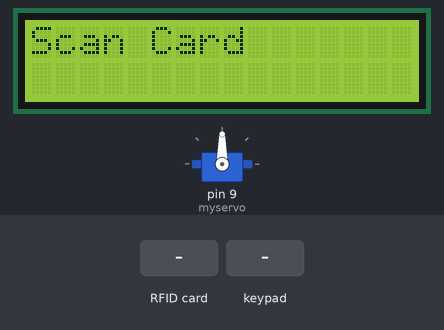
Recording of a sketch running on a simulated Arduino Uno, built with avr-gcc and run on an emulated ATmega328P. Shown: 16×2 character LCD, servo. Inputs (shaded band) come from the test bench.

Above: at 1.3 s.
1.4 s: RFID card A9 91 1C 0D held to the reader
At 2.2 s:
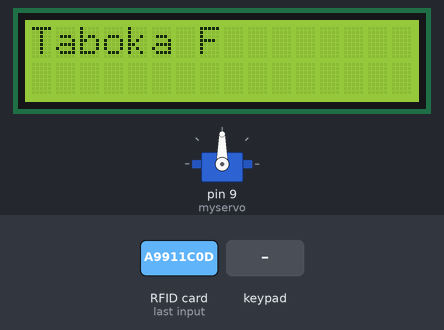
2.9 s: keypad keys 4 5 6 7 D pressed 0.4 s apart
At 8.0 s:
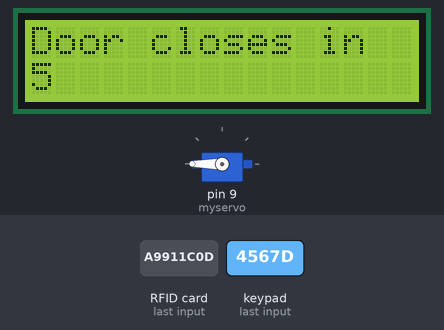
12.9 s: RFID card 91 75 D1 1D held to the reader
At 15.6 s:
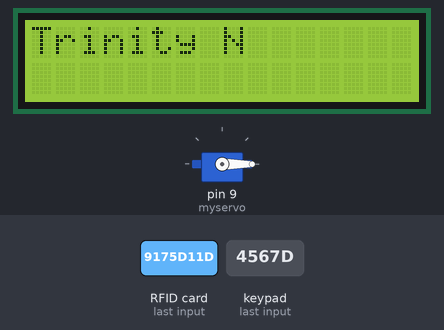
15.8 s: key 'A' pressed
At 17.0 s:
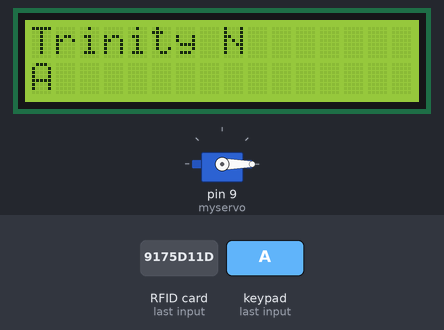
17.3 s: key '*' pressed
At 18.2 s:
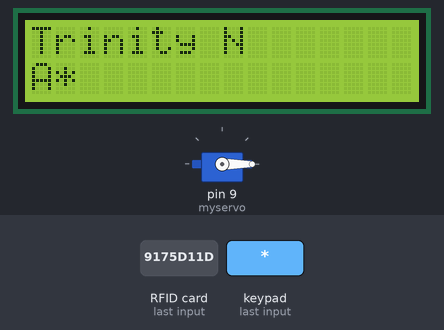
18.8 s: keypad keys 4 5 6 7 # pressed 0.4 s apart
At 21.7 s:
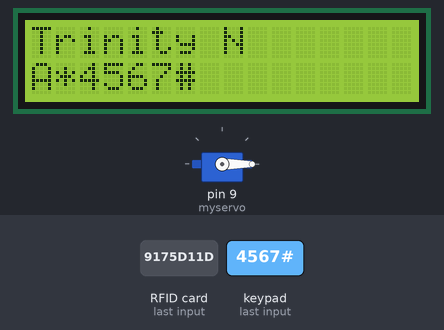
Timing chart, 0 to 23.2 s (numbered marks = the images above; inputs shaded):
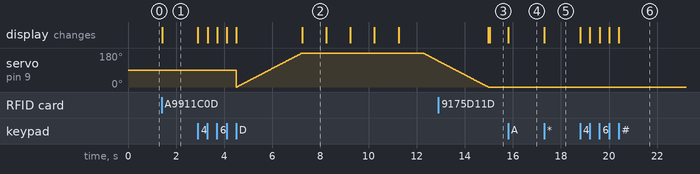

The sketch:

homesecurity.ino
```cpp
/*

  The circuit:
 * LCD RS pin to digital pin  12 ----- 7
 * LCD Enable pin to digital pin  11 ----8
 * LCD D4 pin to digital pin 5
 * LCD D5 pin to digital pin  4
 * LCD D6 pin to digital pin  3
 * LCD D7 pin to digital pin  2
 * LCD R/W pin to ground
 * LCD VSS pin to ground
 * LCD VCC pin to 5V
 * 10K resistor:
 * ends to +5V and ground
 * wiper to LCD VO pin (pin 3)
 */

// include the library code:
#include <LiquidCrystal.h>
#include <string.h>
#include <Keypad.h>
#include <Servo.h>
#include <SPI.h>
#include <MFRC522.h>
//Card UID: A9 91 1C 0D ----card
//Card UID: 91 75 D1 1D ----tag
#define RST_PIN         6          // Configurable, see typical pin layout above
#define SS_PIN          10         // Configurable, see typical pin layout above
byte accessUID[4] = {0xA9, 0x91, 0x1C, 0x0D};
byte accessUID2[4] = {0x91, 0x75, 0xD1, 0x1D};

MFRC522 mfrc522(SS_PIN, RST_PIN);

Servo myservo;  // create servo object to control a servo
const byte ROWS = 4;
const byte COLS = 4;

char hexaKeys[ROWS][COLS] = {
  {'1', '2', '3', 'A'},
  {'4', '5', '6', 'B'},
  {'7', '8', '9', 'C'},
  {'*', '0', '#', 'D'}
};

byte rowPins[ROWS] = {0, 1, A5, A4};
byte colPins[COLS] = {A3, A2, A1, A0};

Keypad customKeypad = Keypad(makeKeymap(hexaKeys), rowPins, colPins, ROWS, COLS);

// initialize the library with the numbers of the interface pins
LiquidCrystal lcd(7, 8, 5, 4, 3, 2);

String password;
String attempt, value;
int numberOfAttemptsLeft = 2;
int pos = 0;    // variable to store the servo position


void reset(){
  attempt = "";
  password = "";
  lcd.clear();
  lcd.begin(16, 2);
  lcd.print("Scan Card");
}

void openDoor(){
  for (pos = 0; pos <= 180; pos += 1) { // goes from 0 degrees to 180 degrees
    myservo.write(pos);
    delay(15);
  }
  for (int i = 5; i > 0; i --){
    lcd.setCursor(0, 0);
    lcd.print("Door closes in ");
    lcd.setCursor(0, 1);
    lcd.print(i);
    delay(1000);
  }
  for (pos = 180; pos >= 0; pos -= 1) { // goes from 180 degrees to 0 degrees
    myservo.write(pos);
    delay(15);
  }
  reset();
}

void response(){
  lcd.print(numberOfAttemptsLeft);
  lcd.print(" attempts left");
  numberOfAttemptsLeft --;
}

void securityLock(){
  lcd.clear();
  lcd.setCursor(0, 0);
  lcd.print("Try again in ");
  for (int i = 5; i > 0; i --){
    lcd.setCursor(0, 1);
    lcd.print(i);
    lcd.print(" mins");
    delay(5000);
  }
  reset();
  numberOfAttemptsLeft = 2;
  password = "";
}

void setup() {
  // set up the LCD's number of columns and rows:
  lcd.begin(16, 2);
  // Print a message to the LCD.
  lcd.print("Scan Card");
  myservo.attach(9);

  SPI.begin();			// Init SPI bus
	mfrc522.PCD_Init();		// Init MFRC522
	delay(4);
}

void loop() {
  if (password.length() == 0){
    if ( ! mfrc522.PICC_IsNewCardPresent()) {
	  	return;
	  }

	  // Select one of the cards
	  if ( ! mfrc522.PICC_ReadCardSerial()) {
	  	return;
	  }
    if (mfrc522.uid.uidByte[0] == accessUID[0] && mfrc522.uid.uidByte[1] == accessUID[1] && mfrc522.uid.uidByte[2] == accessUID[2] && mfrc522.uid.uidByte[3] == accessUID[3]) {
      lcd.clear();
      lcd.print("Taboka F ");
      password = "4567";
    }else if (mfrc522.uid.uidByte[0] == accessUID2[0] && mfrc522.uid.uidByte[1] == accessUID2[1] && mfrc522.uid.uidByte[2] == accessUID2[2] && mfrc522.uid.uidByte[3] == accessUID2[3]) {
      lcd.clear();
      lcd.print("Trinity N ");
      password = "5432";
    }
  }
  char customKey;

  if (password.length() > 0 ){
    customKey = customKeypad.getKey();
  }

  if (customKey){
    switch(customKey){
      case 'D':
        lcd.clear();
        if(attempt == password) {
          lcd.print("Welcome");
          openDoor();
          password = "";
        }else{
          (numberOfAttemptsLeft != 0)?
            response():
            securityLock();
        }
        attempt = "";
        break;
      case 'C':
        reset();
        break;
      case 'B':
        attempt = attempt.substring(0, (attempt.length() - 1));
        lcd.clear();
        lcd.setCursor(0, 0);
        lcd.print("Scan Card");
        lcd.setCursor(0, 1);
        lcd.print(attempt);
        break;
      default:
        lcd.setCursor(0, 1);
        attempt = attempt + customKey;
        lcd.print(attempt);
        break;
    }
  }

  mfrc522.PICC_HaltA();
}
```

Measured:
- after the input at 1.4 s, the display: changes at once (image 1)
- after the input at 2.9 s, the display: first changes at once (image 2 shows a later state)
- after the input at 12.9 s, the display: first differs from a run without the input after 2.2 s (image 3)
- after the input at 15.8 s, the display: changes at once (image 4)
- after the input at 17.3 s, the display: changes at once (image 5)
- after the input at 18.8 s, the display: first changes at once (image 6 shows a later state)
- what the display in image 2 shows lasts 1.0 s, from 7.2 s to 8.2 s
